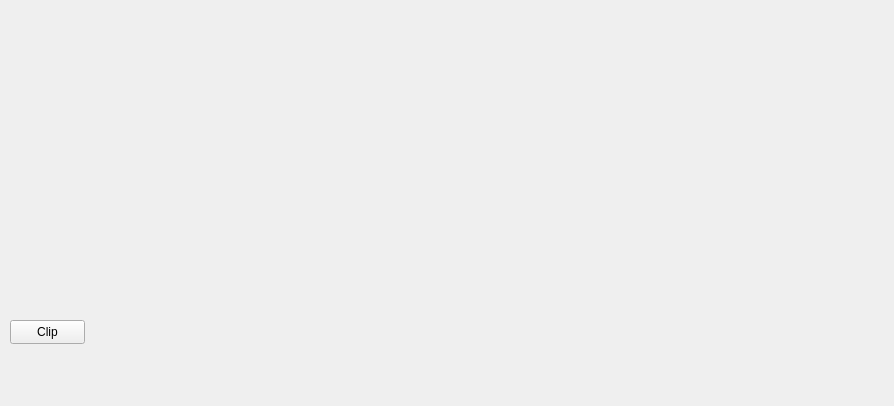
<?xml version="1.0" encoding="UTF-8"?>
<ui version="4.0">
 <class>Widget</class>
 <widget class="QWidget" name="Widget">
  <property name="geometry">
   <rect>
    <x>0</x>
    <y>0</y>
    <width>894</width>
    <height>406</height>
   </rect>
  </property>
  <property name="windowTitle">
   <string>Widget</string>
  </property>
  <widget class="QMediaPlayer" name="player" native="true">
   <property name="geometry">
    <rect>
     <x>10</x>
     <y>60</y>
     <width>741</width>
     <height>231</height>
    </rect>
   </property>
  </widget>
  <widget class="QPushButton" name="clipButton">
   <property name="geometry">
    <rect>
     <x>10</x>
     <y>320</y>
     <width>75</width>
     <height>24</height>
    </rect>
   </property>
   <property name="text">
    <string>Clip</string>
   </property>
  </widget>
 </widget>
 <customwidgets>
  <customwidget>
   <class>QMediaPlayer</class>
   <extends>QWidget</extends>
   <header location="global">PySide6.QtMultimedia</header>
   <container>1</container>
  </customwidget>
 </customwidgets>
 <resources/>
 <connections/>
</ui>
